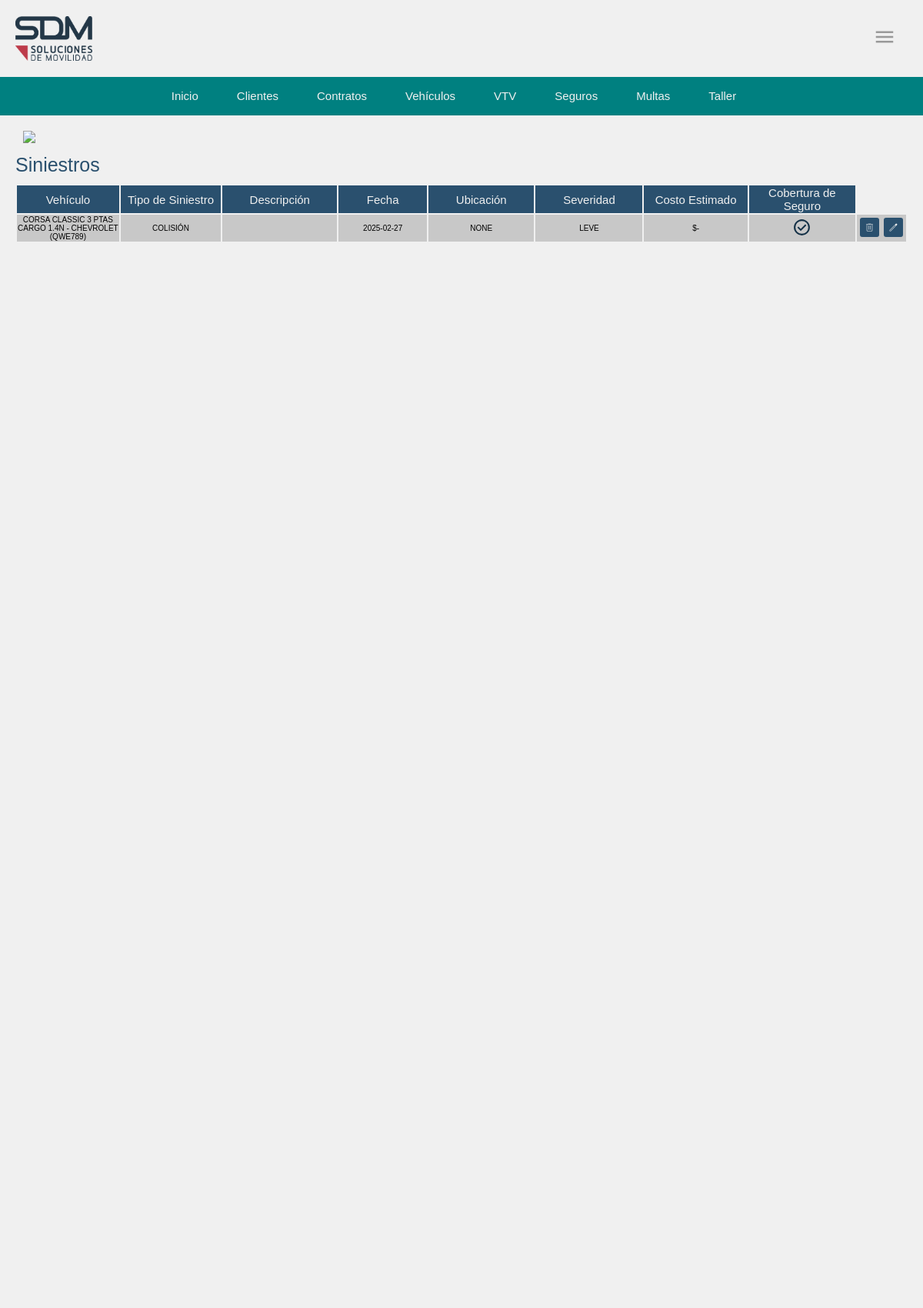
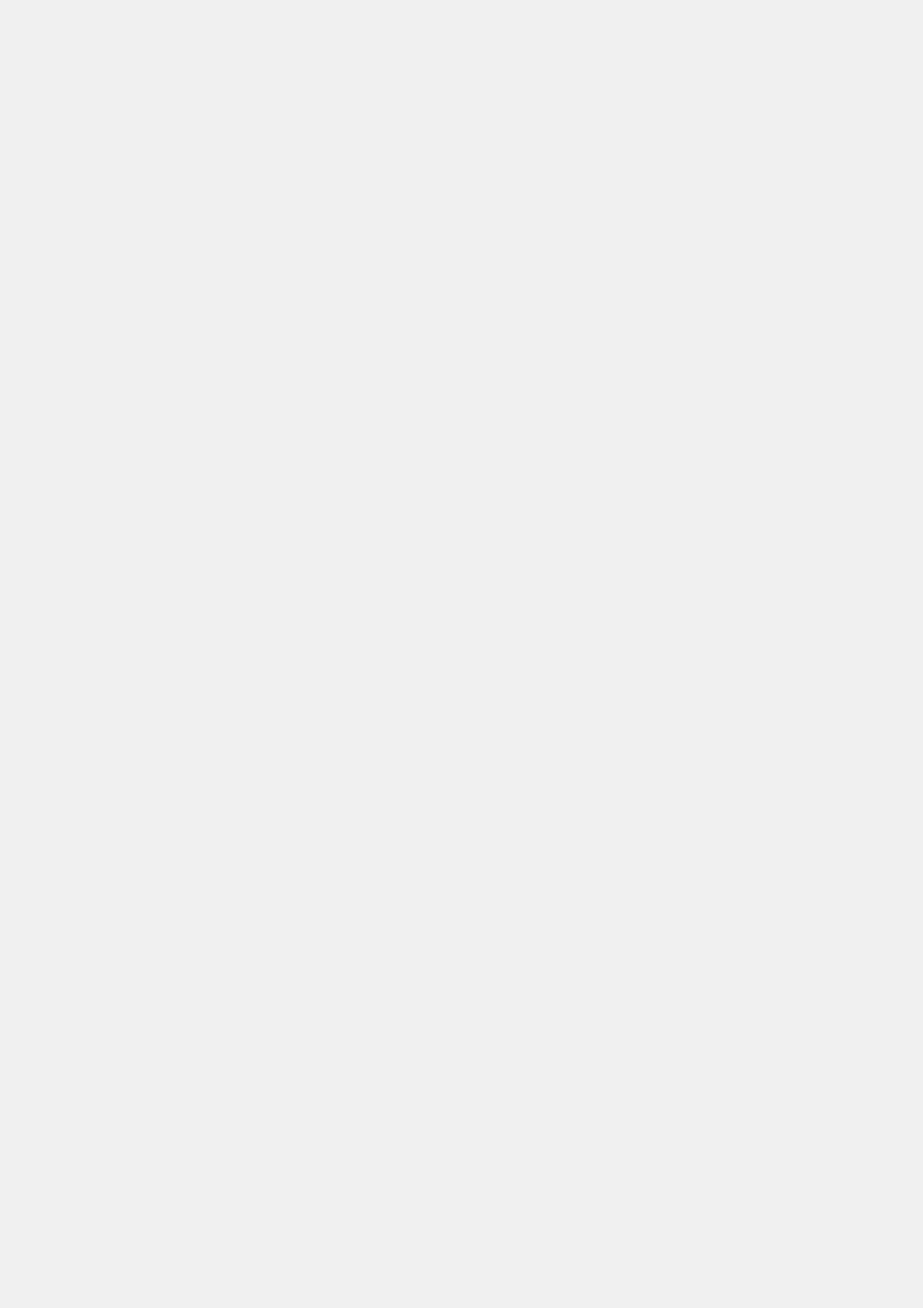
/operacion/siniestro/ (signed in, upper part), run on the app's committed database (2 pictures, top to bottom).
### operacion/models.py (models this page shows, shortened)
class Siniestro(models.Model):
    vehiculo = models.ForeignKey(Automovil, on_delete=models.CASCADE, related_name="siniestros", verbose_name="Vehículo")
    tipo = models.ForeignKey(TipoSiniestro, on_delete=models.CASCADE, related_name="siniestros")
    descripcion = models.TextField(blank=True, null=True, verbose_name="Descripción")
    fecha = models.DateField(blank=False, null=False, verbose_name="Fecha del siniestro")
    ubicacion = models.CharField(max_length=255, blank=True, null=True, verbose_name="Ubicación")
    severidad_daños = models.CharField(max_length=10, choices=[('leve', 'Leve'), ('moderado', 'Moderado'), ('severo', 'Severo')])
    costo_estimado = models.DecimalField(max_digits=10, decimal_places=2, null=True, blank=True)
    cobertura_seguro = models.BooleanField(default=False)

class Automovil(models.Model):
    marca = models.ForeignKey('Modelo', on_delete=models.RESTRICT, blank=False, null=False)
    Estado = models.ForeignKey(EstadoAutomovil, on_delete=models.RESTRICT, blank=True, null=True)
    anio = models.PositiveIntegerField()
    color = models.CharField(max_length=30)
    kilometraje = models.PositiveIntegerField()
    numero_chasis = models.CharField(max_length=30, verbose_name="Nº de Chasis", unique=True)
    numero_motor = models.CharField(max_length=30, verbose_name="Nº de Motor", unique=True)
    patente = models.CharField(max_length=10, unique=True)
    vtv = models.ForeignKey(Vtv, on_delete=models.RESTRICT)
    poliza = models.ForeignKey('PolizaSeguro',verbose_name="Póliza", on_delete=models.RESTRICT, blank=True, null=True)
    visibilidad = models.BooleanField(default=True)  # Campo de visibilidad para ocultar automóviles eliminados
    flota = models.ForeignKey(Flota, on_delete=models.RESTRICT, blank=True, null=True)
    titular = models.ForeignKey(Titular, on_delete=models.CASCADE, related_name='titular',null=True, blank=True)
    fecha_ultimo_servicio = models.DateField(blank=True, null=True)  # Fecha del último servicio
    km_ultimo_servicio = models.PositiveIntegerField(blank=True, null=True)  # Kilometraje del último servicio
    fecha_ultimo_siniestro = models.DateTimeField(blank=True, null=True)
    cantidad_de_sinistros = models.PositiveIntegerField(default=0)
    def __str__(self):
        return f"{self.marca} ({self.patente})"
    class Meta:
        verbose_name_plural = "Automóviles"

class Modelo(models.Model):
    nombre = models.CharField(max_length=50)
    marca = models.ForeignKey(Marca, on_delete=models.CASCADE, related_name="modelos")
    def __str__(self):
        return f"{self.nombre} - {self.marca.nombre}"

class Marca(models.Model):
    nombre = models.CharField(max_length=50, unique=True)

class TipoSiniestro(models.Model):
    nombre = models.CharField(max_length=50, unique=True)
    descripcion = models.TextField(blank=True, null=True, verbose_name="Descripción")
    def __str__(self):
        return self.nombre

### operacion/views.py (the view)
# urls.py: path('siniestro/', listado_siniestro, name='listado_siniestro'),
@login_required
def listado_siniestro(request):
    siniestros = Siniestro.objects.all()
    return render(request, 'seguros/siniestros/siniestro_list.html', {'siniestros': siniestros})

### operacion/templates/seguros/siniestros/siniestro_list.html (shortened to what this page needs)
{% load static %}
<!DOCTYPE html>
<html lang="es">
<head>
    <link rel="stylesheet" type="text/css" href="{% static 'style.css' %}">
</head>
<body class="app">
    <div class="head">
        {% include 'cabecera.html' %}
        {% include 'bnav.html' %}
    </div>
    <a href="{% url 'home' %}" class="btn-atras">
        <img src="{% static 'operacion/img/atras.svg' %}">
    </a>
    <h1>Siniestros</h1>
    <table>
        <tr>
            <th scope="col">Vehículo</th>
            <th scope="col">Tipo de Siniestro</th>
            <th scope="col">Descripción</th>
            <th scope="col">Fecha</th>
            <th scope="col">Ubicación</th>
            <th scope="col">Severidad</th>
            <th scope="col">Costo Estimado</th>
            <th scope="col">Cobertura de Seguro</th>
        </tr>
        {% for siniestro in siniestros %}
        <tr>
            <td>{{ siniestro.vehiculo }}</td>
            <td>{{ siniestro.tipo }}</td>
            <td>{{ siniestro.descripcion }}</td>
            <td>{{ siniestro.fecha|date:"Y-m-d" }}</td>
            <td>{{ siniestro.ubicacion }}</td>
            <td>{{ siniestro.get_severidad_daños_display }}</td>
            <td>${{ siniestro.costo_estimado|default:"-" }}</td>
            <td>
                {% if siniestro.cobertura_seguro %}
                    <img src="{% static 'operacion/img/check.svg' %}" alt="Sí cubierto">
                {% else %}
                    <img src="{% static 'operacion/img/cancel.svg' %}" alt="No cubierto">
                {% endif %}
            </td>
            <td class="acciones">
                <form method="post" action="{% url 'eliminar_siniestro' siniestro.id %}">
                    <button type="submit" class="btn">
                        <img src="{% static 'operacion/img/eliminar_blanco.svg' %}" alt="Eliminar">
                    </button>
                </form>
                <form method="get" action="{% url 'editar_siniestro' siniestro.id %}">
                    <button type="submit" class="btn">
                        <img src="{% static 'operacion/img/editar_blanco.svg' %}" alt="Editar">
                    </button>
                </form>
            </td>
        </tr>
        {% endfor %}
    </table>
</body>
</html>

### operacion/static/style.css (style rules this page uses)
body { margin: 0; padding: 0; }
:root { --background: rgb(240,240,240); --foreground: rgb(42, 80, 110); }
.head { position: sticky; top: 0; z-index: 99; }
.app { width: 100vw; height: 1000vh; background-color: var(--background); margin: 0; padding: 0; }
h1 { color:var(--foreground); font-family: Verdana, Geneva, Tahoma, sans-serif; font-weight: lighter; font-size: 25px; margin: 10px 20px; }
th { width: 100vw; font-size: 15px; color: rgb(240, 240, 240); font-weight: lighter; font-family: Verdana, Geneva, Tahoma, sans-serif; background-color:rgb(42, 80, 110); border: none; }

### operacion/static/style_cabecera.css (style rules this page uses)
body { margin: 0; padding: 0; }

### operacion/static/style_bnav.css (style rules this page uses)
body { margin: 0; padding: 0; }

### data on the page
Siniestro: vehiculo "CORSA CLASSIC 3 PTAS CARGO 1.4N - CHEVROLET (QWE789)", tipo "COLISIÓN", fecha "2025-02-27", ubicacion "NONE", severidad_daños "LEVE", costo_estimado "-", cobertura_seguro True (drawn)
